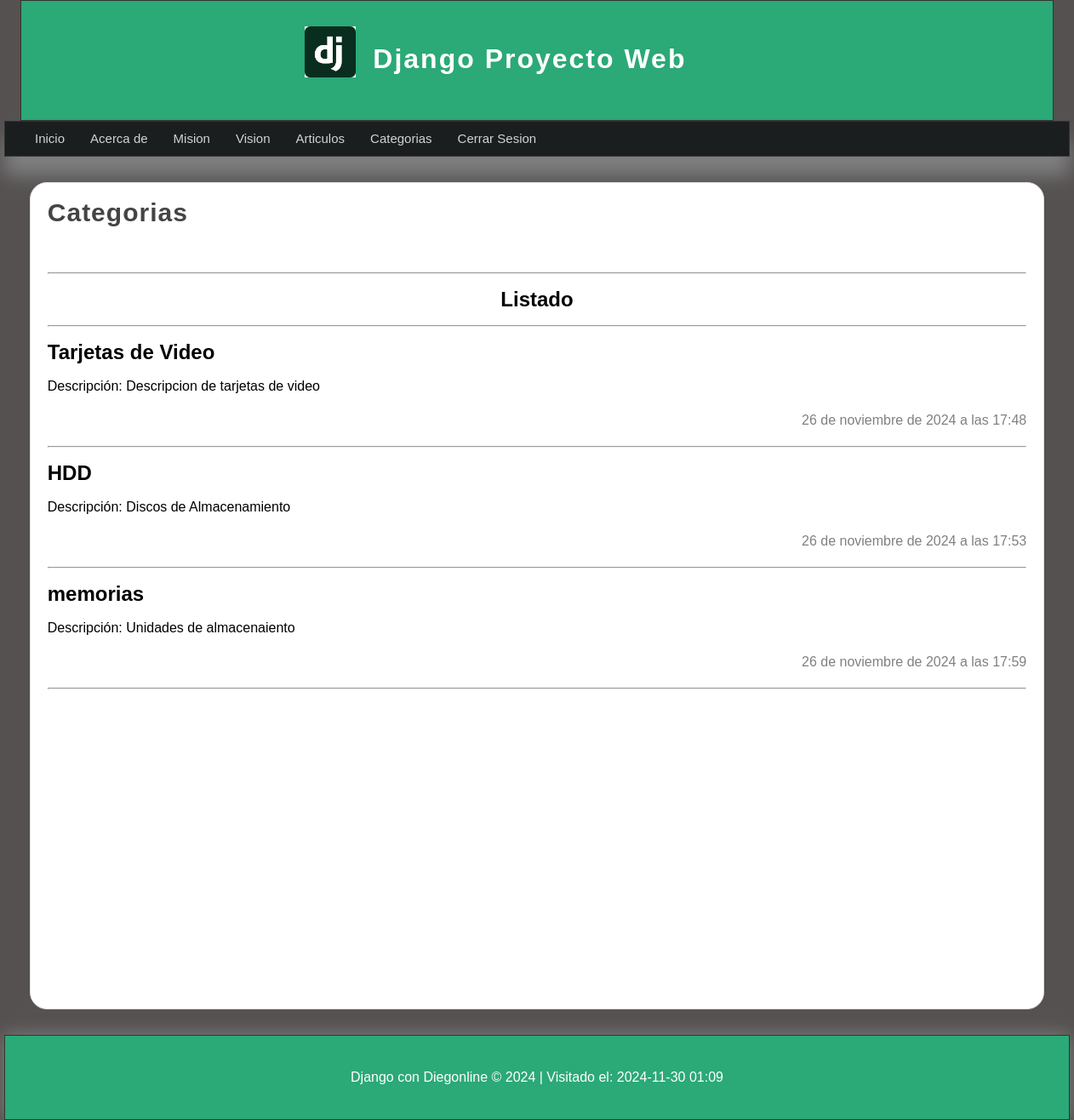
The app's page /categorias/ (signed in) with its own data.
### articulos/models.py (models this page shows, shortened)
class Category(models.Model):
    name=models.CharField(max_length=100,verbose_name='Nombre')
    description=models.CharField(max_length=255,verbose_name='Descripcion')
    created_at=models.DateTimeField(auto_now_add=True,verbose_name='Creado el')
    updated_at=models.DateTimeField(auto_now=True,verbose_name="Actualizado el ")
    class Meta:
        verbose_name="Categoria"
        verbose_name_plural="Categorias"

### articulos/views.py (the view)
# urls.py: path('categorias/', views.list_cat,name='categorias'),
@login_required(login_url='iniciosesion')
def list_cat(request):
    categorias= Category.objects.all()
    return render(request,'categorias/listado_cat.html',{
        'title':'Categorias',
        'content':'listado de categorias',
        'categorias':categorias
    })

### articulos/templates/categorias/listado_cat.html (shortened to what this page needs)
{% extends "layouts/layouts.html" %}
{% block content %}
    <h1 class="title">{{title}}</h1>
    <hr>
    <h1 align="center">Listado</h1> <hr>
    {% for categoria in categorias %}
        <article class="article-item">
        <div class="data">
        <h2>{{categoria.name}}</h2>
        <p>Descripción: {{categoria.description}}</p>
        <span class="date">
        {{categoria.created_at}}
        </span>
        <hr>
        </div>
        </article>
    {% endfor %}
{% endblock %}

### mainapp/templates/layouts/layouts.html (shortened to what this page needs)
{% load static %}
<!DOCTYPE html>
<html lang="es">
<head>
    <link rel="stylesheet" href="{% static "css/estilos.css" %}" type="text/css">
</head>
<body>
    <header>
        <div id="logotipo">
            <img src="{% static "img/descarga.png" %}" alt="Imagen Django" title="Django">
            <h1>Django Proyecto Web</h1>
        </div>
    </header>
    <nav>
        <ul>
            <li><a href="{% url "inicio" %}" >Inicio</a></li>
            {% if user.email %}
            <li><a href="{% url "about" %}">Acerca de</a></li>
            <li><a href="{% url "mision" %}">Mision</a></li>
            <li><a href="{% url "vision" %}">Vision</a></li>
            <li><a href="{% url "articulos" %}">Articulos</a></li>
            <li><a href="{% url "categorias" %}">Categorias</a></li>
            <li><a href="{% url "logout" %}">Cerrar Sesion</a></li>
            {% else %}
            <li><a href="{% url "registro" %}">Registrarse</a></li>
            <li><a href="{% url "iniciosesion" %}">Iniciar Sesion</a></li>
            {% endif %}
        </ul>
    </nav>
    <section id="content">
        <div class="box">
            {% block content %}{% endblock content %}
        </div>
    </section>
    <footer>
        <p>Django con Diegonline &copy; 2024 | Visitado el: {% now "Y-m-d H:i" %}</p>
    </footer>
</body>
</html>

### mainapp/static/css/estilos.css (style rules this page uses)
* { margin: 0px; padding: 0px; font-family: sans-serif; text-decoration: none; }
p,h1,h2 { margin-top: 20px; margin-bottom: 20px; }
ul,ol { margin-left: 20px; }
body { background-color: #555151; }
header { width: 1212px; height: 140px; background-color: #2ba977; border: 1px solid #333; margin: 0px auto; }
#logotipo { width: 45%; height: 130px; margin: 0 auto; padding-top: 10px; }
#logotipo img { display: block; width: 60px; float: left; margin-top: 20px; }
#logotipo h1 { display: block; float: left; letter-spacing: 2px; margin-top: 40px; margin-left: 20px; font-weight: bolder; color: white; }
nav { width: 1250px; height: 40px; background-color: #1b1e1f; border: 1px solid #333333; margin:0 auto; box-shadow: 0px 22px 22px gray; font-size: 15px; }
nav > ul { text-decoration: none; list-style: none; }
nav > ul > li { line-height: 40px; float: left; }
nav > ul > li > a { color:#d1d4d6; display: block; padding-left: 15px; padding-right: 15px; }
.title { color:#444; letter-spacing: 1px; font-size: 30px; margin-bottom: 10px; margin-top: 5px; }
.date { display: block; margin-top: 20px; margin-bottom: 20px; color: gray;; text-align: right; }
#content { width: 1211px; min-height:930px ; margin: 0 auto; margin-top: 30px; margin-bottom: 30px; text-align: justify; line-height: 20px; }
.box { background-color: white; width: 95%; min-height: 930px; padding: 20px; border: 1px solid #ddd; border-radius: 20px; margin: 0 auto; }
.title { color: #444; letter-spacing: 1px; font-size: 30px; padding-bottom: 50px; margin-bottom: 10px; margin-top: 5px; }
footer { width: 1250px; background-color: #2ba977; border: 1px solid #333; color: white; text-align: center; padding-top: 20px; padding-bottom: 20px; box-shadow: 0px 0px 20px gray; margin: 0 auto; }

### records on screen
Category: name "Tarjetas de Video", description "Descripcion de tarjetas de video", created_at "26 de noviembre de 2024 a las 17:48"
Category: name "HDD", description "Discos de Almacenamiento", created_at "26 de noviembre de 2024 a las 17:53"
Category: name "memorias", description "Unidades de almacenaiento", created_at "26 de noviembre de 2024 a las 17:59"

### other values on screen
{{ title }} "Categorias"
